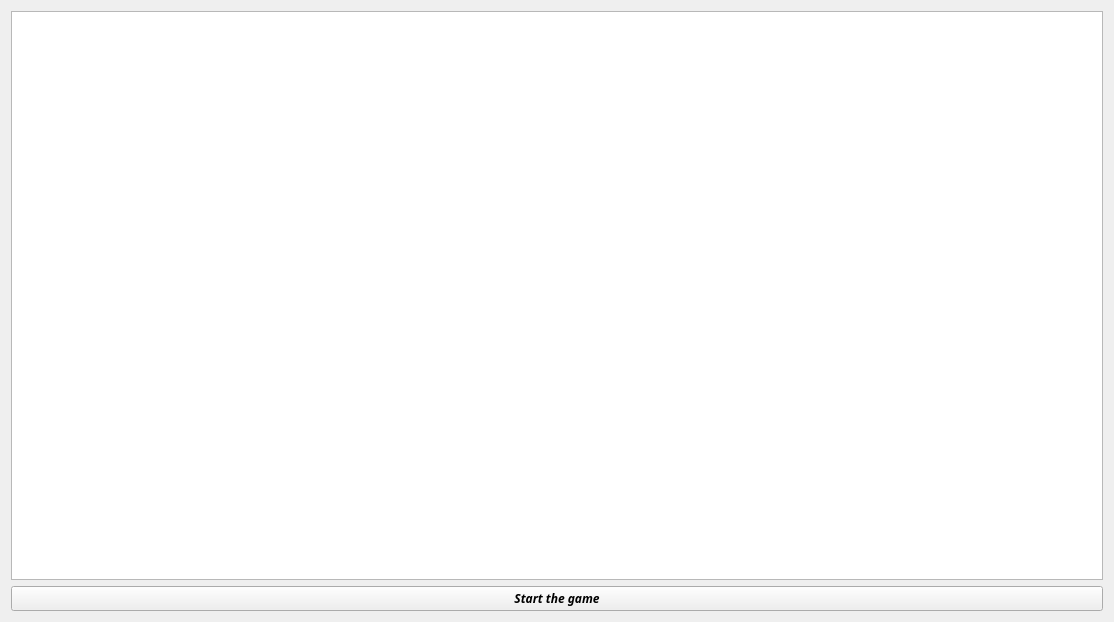
<?xml version="1.0" encoding="UTF-8"?>
<ui version="4.0">
 <class>Widget</class>
 <widget class="QWidget" name="Widget">
  <property name="enabled">
   <bool>true</bool>
  </property>
  <property name="geometry">
   <rect>
    <x>0</x>
    <y>0</y>
    <width>1114</width>
    <height>622</height>
   </rect>
  </property>
  <property name="focusPolicy">
   <enum>Qt::NoFocus</enum>
  </property>
  <property name="windowTitle">
   <string>Widget</string>
  </property>
  <layout class="QVBoxLayout" name="verticalLayout">
   <item>
    <widget class="QGraphicsView" name="graphicsView">
     <property name="enabled">
      <bool>true</bool>
     </property>
    </widget>
   </item>
   <item>
    <widget class="QPushButton" name="startGameButton">
     <property name="font">
      <font>
       <family>Ubuntu Mono</family>
       <italic>true</italic>
       <bold>true</bold>
      </font>
     </property>
     <property name="autoFillBackground">
      <bool>false</bool>
     </property>
     <property name="text">
      <string>Start the game</string>
     </property>
    </widget>
   </item>
  </layout>
 </widget>
 <resources/>
 <connections/>
</ui>
